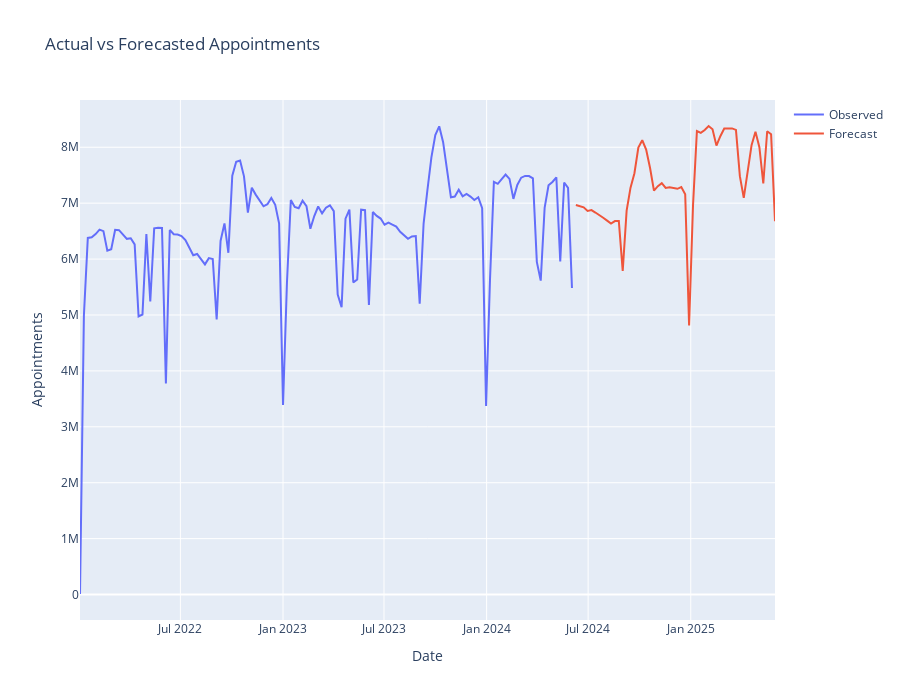

Notebook source saved alongside this figure:
### Code cell
# Fit SARIMA model
sarima_model = SARIMAX(weekly_appointments, order=(1, 1, 1), seasonal_order=(1, 1, 1, 52))
results = sarima_model.fit()
print(results.summary())

# Forecast future appointments for one year (52 weeks)
forecast = results.get_forecast(steps=52)
forecast_index = pd.date_range(start=weekly_appointments.index[-1] + pd.Timedelta(weeks=1), periods=52, freq='W')
forecast_df = pd.DataFrame({'forecast': forecast.predicted_mean}, index=forecast_index)

# Calculate KPIs for the preceding 12 months
preceding_12_months = weekly_appointments[-52:]
preceding_total_patients_year = preceding_12_months.sum()
preceding_avg_patients_month = preceding_total_patients_year / 12

# Calculate KPIs for the forecasted 12 months
forecasted_total_patients_year = forecast_df['forecast'].sum()
forecasted_avg_patients_month = forecasted_total_patients_year / 12

# Plot actual vs forecast
fig1_trend3 = go.Figure()
fig1_trend3.add_trace(go.Scatter(x=weekly_appointments.index, y=weekly_appointments, mode='lines', name='Observed'))
fig1_trend3.add_trace(go.Scatter(x=forecast_df.index, y=forecast_df['forecast'], mode='lines', name='Forecast'))
fig1_trend3.update_layout(title='Actual vs Forecasted Appointments', xaxis_title='Date', yaxis_title='Appointments')

# Set the figure to fit the container width
fig1_trend3.update_layout(
    autosize=True,
    height=700,
)

# Get HTML string for fig1_trend3
fig1_trend3_html = fig1_trend3.to_html(full_html=False, include_plotlyjs='cdn')
fig1_trend3.show()
